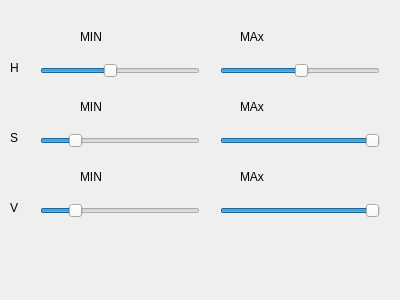
<?xml version="1.0" encoding="UTF-8"?>
<ui version="4.0">
 <class>DialogColorGlobal</class>
 <widget class="QDialog" name="DialogColorGlobal">
  <property name="geometry">
   <rect>
    <x>0</x>
    <y>0</y>
    <width>400</width>
    <height>300</height>
   </rect>
  </property>
  <property name="windowTitle">
   <string>DialogColorGlobal</string>
  </property>
  <widget class="QSlider" name="horizontalSlider">
   <property name="geometry">
    <rect>
     <x>40</x>
     <y>60</y>
     <width>160</width>
     <height>22</height>
    </rect>
   </property>
   <property name="maximum">
    <number>255</number>
   </property>
   <property name="value">
    <number>110</number>
   </property>
   <property name="orientation">
    <enum>Qt::Horizontal</enum>
   </property>
  </widget>
  <widget class="QSlider" name="horizontalSlider_3">
   <property name="geometry">
    <rect>
     <x>220</x>
     <y>130</y>
     <width>160</width>
     <height>22</height>
    </rect>
   </property>
   <property name="maximum">
    <number>255</number>
   </property>
   <property name="value">
    <number>255</number>
   </property>
   <property name="orientation">
    <enum>Qt::Horizontal</enum>
   </property>
  </widget>
  <widget class="QLabel" name="label_2">
   <property name="geometry">
    <rect>
     <x>240</x>
     <y>30</y>
     <width>47</width>
     <height>13</height>
    </rect>
   </property>
   <property name="text">
    <string>MAx</string>
   </property>
  </widget>
  <widget class="QLabel" name="label_7">
   <property name="geometry">
    <rect>
     <x>240</x>
     <y>170</y>
     <width>47</width>
     <height>13</height>
    </rect>
   </property>
   <property name="text">
    <string>MAx</string>
   </property>
  </widget>
  <widget class="QLabel" name="label">
   <property name="geometry">
    <rect>
     <x>80</x>
     <y>30</y>
     <width>47</width>
     <height>13</height>
    </rect>
   </property>
   <property name="text">
    <string>MIN</string>
   </property>
  </widget>
  <widget class="QSlider" name="horizontalSlider_2">
   <property name="geometry">
    <rect>
     <x>220</x>
     <y>60</y>
     <width>160</width>
     <height>22</height>
    </rect>
   </property>
   <property name="maximum">
    <number>255</number>
   </property>
   <property name="value">
    <number>130</number>
   </property>
   <property name="orientation">
    <enum>Qt::Horizontal</enum>
   </property>
  </widget>
  <widget class="QLabel" name="label_3">
   <property name="geometry">
    <rect>
     <x>10</x>
     <y>60</y>
     <width>16</width>
     <height>16</height>
    </rect>
   </property>
   <property name="text">
    <string>H</string>
   </property>
  </widget>
  <widget class="QLabel" name="label_9">
   <property name="geometry">
    <rect>
     <x>10</x>
     <y>200</y>
     <width>16</width>
     <height>16</height>
    </rect>
   </property>
   <property name="text">
    <string>V</string>
   </property>
  </widget>
  <widget class="QLabel" name="label_8">
   <property name="geometry">
    <rect>
     <x>80</x>
     <y>170</y>
     <width>47</width>
     <height>13</height>
    </rect>
   </property>
   <property name="text">
    <string>MIN</string>
   </property>
  </widget>
  <widget class="QLabel" name="label_5">
   <property name="geometry">
    <rect>
     <x>80</x>
     <y>100</y>
     <width>47</width>
     <height>13</height>
    </rect>
   </property>
   <property name="text">
    <string>MIN</string>
   </property>
  </widget>
  <widget class="QLabel" name="label_6">
   <property name="geometry">
    <rect>
     <x>10</x>
     <y>130</y>
     <width>16</width>
     <height>16</height>
    </rect>
   </property>
   <property name="text">
    <string>S</string>
   </property>
  </widget>
  <widget class="QSlider" name="horizontalSlider_4">
   <property name="geometry">
    <rect>
     <x>40</x>
     <y>130</y>
     <width>160</width>
     <height>22</height>
    </rect>
   </property>
   <property name="maximum">
    <number>255</number>
   </property>
   <property name="value">
    <number>50</number>
   </property>
   <property name="orientation">
    <enum>Qt::Horizontal</enum>
   </property>
  </widget>
  <widget class="QSlider" name="horizontalSlider_5">
   <property name="geometry">
    <rect>
     <x>220</x>
     <y>200</y>
     <width>160</width>
     <height>22</height>
    </rect>
   </property>
   <property name="maximum">
    <number>255</number>
   </property>
   <property name="value">
    <number>255</number>
   </property>
   <property name="orientation">
    <enum>Qt::Horizontal</enum>
   </property>
  </widget>
  <widget class="QSlider" name="horizontalSlider_6">
   <property name="geometry">
    <rect>
     <x>40</x>
     <y>200</y>
     <width>160</width>
     <height>22</height>
    </rect>
   </property>
   <property name="maximum">
    <number>255</number>
   </property>
   <property name="value">
    <number>50</number>
   </property>
   <property name="orientation">
    <enum>Qt::Horizontal</enum>
   </property>
  </widget>
  <widget class="QLabel" name="label_4">
   <property name="geometry">
    <rect>
     <x>240</x>
     <y>100</y>
     <width>47</width>
     <height>13</height>
    </rect>
   </property>
   <property name="text">
    <string>MAx</string>
   </property>
  </widget>
 </widget>
 <layoutdefault spacing="6" margin="11"/>
 <resources/>
 <connections/>
</ui>
